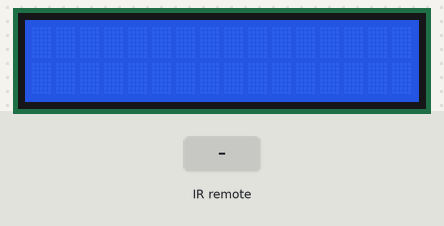
Simulated run of this sketch. Board: Arduino Uno, built with avr-gcc and run on an emulated ATmega328P. Shown: 16×2 character LCD. The test bench sets the inputs (shaded band). What the sketch prints to the serial monitor is not drawn.

Above: at 1.2 s.
1.3 s: infrared code 0xFFA25D received
At 2.0 s:
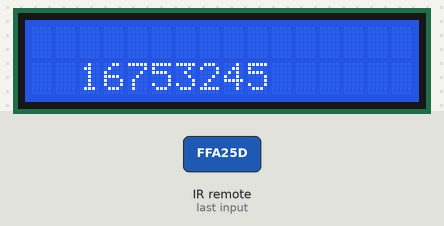
2.8 s: infrared code 0xFF629D received
At 4.3 s:
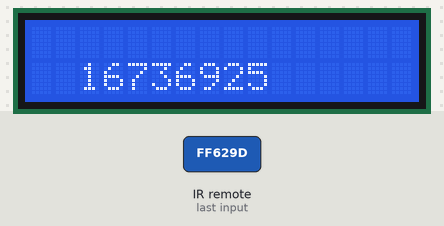
Timing chart, 0 to 5.8 s (numbered marks = the images above; inputs shaded):
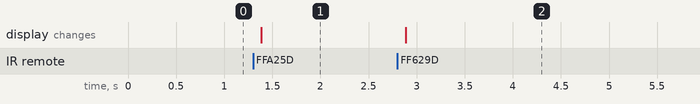

The sketch:

Lemote_ex.ino
```cpp
#include <Wire.h> // i2C 통신을 위한 라이브러리 포함
#include <LiquidCrystal_I2C.h> // LCD 1602 I2C 용 라이브러리 포함
#include <IRremote.h>
LiquidCrystal_I2C lcd(0x27,16,2); // 접근주소: 0x3F or 0x27

#define RECV_PIN 11 // IR 수신기 D11에 연결


IRrecv irrecv(RECV_PIN); // IR리모콘 사용을 위한 클래스 생성
decode_results decodedSignal; // IR리모콘으로부터 받은 데이터

void setup() {
Serial.begin(9600); // 시리얼 통신 시작
irrecv.enableIRIn(); // 리모콘 수신 시작
lcd.init();
lcd.backlight();
}

void goswitch(){
  switch (decodedSignal.value)
  {

      case 0xFFA25D:  break; //CH-
      case 0xFF629D:  break; //CH
      case 0xFFE21D:  break; //CH+
      case 0xFF22DD:  break; //PREV
      case 0xFF02FD:  break; //NEXT
      case 0xFFC23D:  break; //PLAY
      case 0xFFE01F:  break; //VOL-
      case 0xFFA857:  break; //VOL+
      case 0xFF906F:  break; //EQ
      case 0xFF6897:  break; //0
      case 0xFF9867:  break; //100+
      case 0xFFB04F:  break; //200+
      case 0xFF30CF:  break; //1
      case 0xFF18E7:  break; //2
      case 0xFF7A85:  break; //3
      case 0xFF10EF:  break; //4
      case 0xFF38C7:  break; //5
      case 0xFF5AA5:  break; //6
      case 0xFF42BD:  break; //7
      case 0xFF4AB5:  break; //8
      case 0xFF52AD:  break; //9
    }
    Serial.println(decodedSignal.value);
    lcd.print(decodedSignal.value);
    }

void loop()
{

if (irrecv.decode(&decodedSignal) == true){ // IR 수신값이 있는지 판단.
    lcd.init();
    lcd.setCursor(2,0);
    lcd.print("               ");
    lcd.setCursor(2,1);
    goswitch();
    irrecv.resume();  // IR 다음 데이터 수신

    }}
```

Measured:
- after the input at 1.3 s, the display: changes after 0.09 s (image 1)
- after the input at 2.8 s, the display: changes after 0.09 s (image 2)
